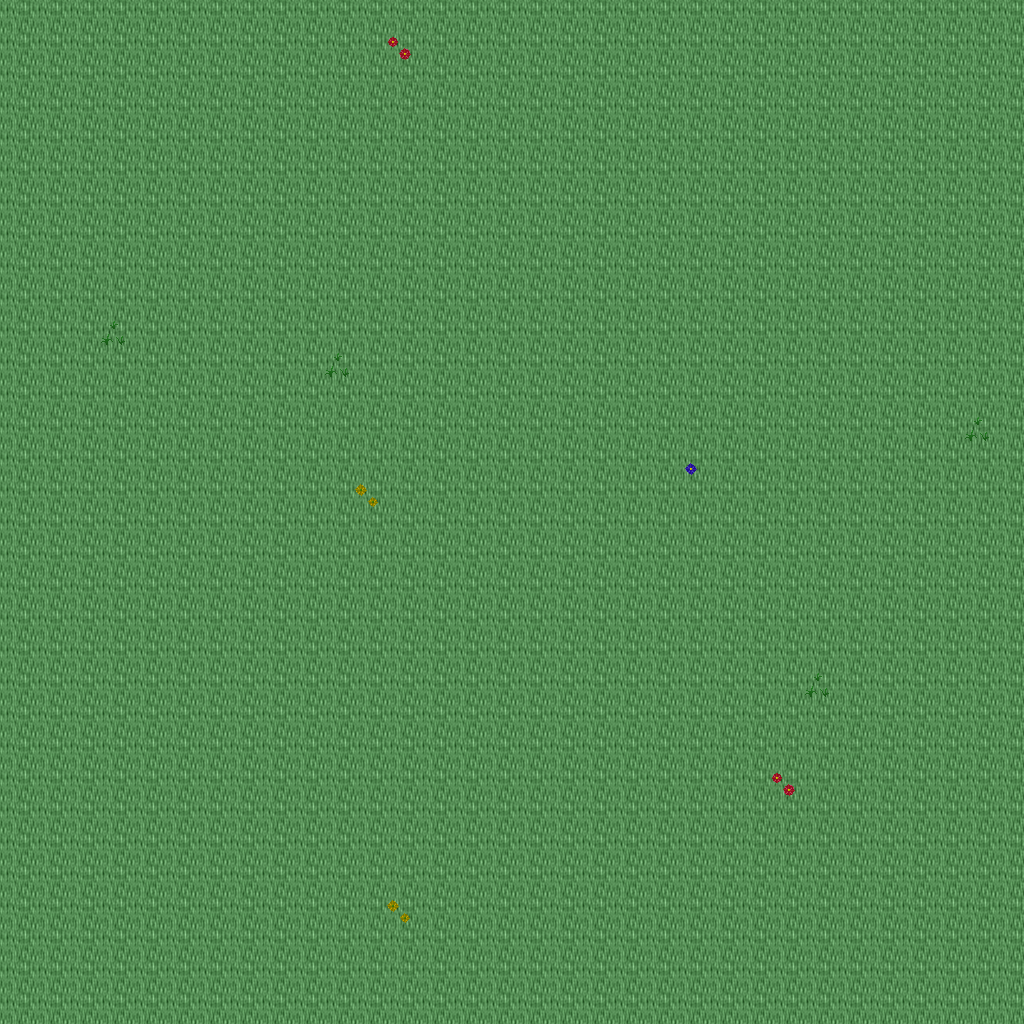

Tiled map render using the project's own tile images. Description and the map definition, with tile-layer contents summarised, below:
An orthogonal 32x32 tile map with 32x32 px tiles, 5 tile layers (Ground, Objects, Objects2, Above, ...), 1 hidden layer not drawn, 37 tilesets.

<map version="1.10" tiledversion="1.11.0" orientation="orthogonal" renderorder="right-down" width="32" height="32" tilewidth="32" tileheight="32" infinite="0" nextlayerid="11" nextobjectid="1">
 <tileset firstgid="1" name="ground_ground" tilewidth="32" tileheight="32" tilecount="33" columns="3">
  <image source="../drawable/ground_ground.png" width="96" height="352" />
 </tileset>
 <tileset firstgid="34" name="ground_ridge_earth_dark" tilewidth="32" tileheight="32" tilecount="96" columns="12">
  <image source="../drawable/ground_ridge_earth_dark.png" width="384" height="256" />
 </tileset>
 <tileset firstgid="130" name="ground_ridge_earth_pale" tilewidth="32" tileheight="32" tilecount="96" columns="12">
  <image source="../drawable/ground_ridge_earth_pale.png" width="384" height="256" />
 </tileset>
 <tileset firstgid="226" name="ground_earth_edges" tilewidth="32" tileheight="32" tilecount="18" columns="6">
  <image source="../drawable/ground_earth_edges.png" width="192" height="96" />
 </tileset>
 <tileset firstgid="244" name="ground_rock_pebbles" tilewidth="32" tileheight="32" tilecount="3" columns="1">
  <image source="../drawable/ground_rock_pebbles.png" width="32" height="96" />
 </tileset>
 <tileset firstgid="247" name="plant_grasses" tilewidth="32" tileheight="32" tilecount="6" columns="3">
  <image source="../drawable/plant_grasses.png" width="96" height="64" />
 </tileset>
 <tileset firstgid="253" name="plant_flower_daisy_yellow" tilewidth="32" tileheight="32" tilecount="8" columns="2">
  <image source="../drawable/plant_flower_daisy_yellow.png" width="64" height="128" />
 </tileset>
 <tileset firstgid="261" name="plant_bush_bushes" tilewidth="32" tileheight="32" tilecount="10" columns="5">
  <image source="../drawable/plant_bush_bushes.png" width="160" height="64" />
 </tileset>
 <tileset firstgid="271" name="plant_flower_daisy_red" tilewidth="32" tileheight="32" tilecount="8" columns="2">
  <image source="../drawable/plant_flower_daisy_red.png" width="64" height="128" />
 </tileset>
 <tileset firstgid="279" name="plant_tree_tree_darkgreen" tilewidth="32" tileheight="32" tilecount="88" columns="8">
  <image source="../drawable/plant_tree_tree_darkgreen.png" width="256" height="352" />
 </tileset>
 <tileset firstgid="367" name="plant_flower_daisy_blue" tilewidth="32" tileheight="32" tilecount="8" columns="2">
  <image source="../drawable/plant_flower_daisy_blue.png" width="64" height="128" />
 </tileset>
 <tileset firstgid="375" name="item_corpse_skull_pale" tilewidth="32" tileheight="32" tilecount="2" columns="2">
  <image source="../drawable/item_corpse_skull_pale.png" width="64" height="32" />
 </tileset>
 <tileset firstgid="377" name="plant_vine" tilewidth="32" tileheight="32" tilecount="3" columns="1">
  <image source="../drawable/plant_vine.png" width="32" height="96" />
 </tileset>
 <tileset firstgid="380" name="plant_flower_daisy_white" tilewidth="32" tileheight="32" tilecount="8" columns="2">
  <image source="../drawable/plant_flower_daisy_white.png" width="64" height="128" />
 </tileset>
 <tileset firstgid="388" name="item_corpse_huge_animal" tilewidth="32" tileheight="32" tilecount="16" columns="2">
  <image source="../drawable/item_corpse_huge_animal.png" width="64" height="256" />
 </tileset>
 <tileset firstgid="404" name="building_fence_fence_chunky" tilewidth="32" tileheight="32" tilecount="21" columns="3">
  <image source="../drawable/building_fence_fence_chunky.png" width="96" height="224" />
 </tileset>
 <tileset firstgid="425" name="ground_eye" tilewidth="32" tileheight="32" tilecount="9" columns="3">
  <image source="../drawable/ground_eye.png" width="96" height="96" />
 </tileset>
 <tileset firstgid="434" name="logic_creature_gnome" tilewidth="32" tileheight="32" tilecount="6" columns="6">
  <image source="../drawable/logic_creature_gnome.png" width="192" height="32" />
 </tileset>
 <tileset firstgid="440" name="logic_creature_animal" tilewidth="32" tileheight="32" tilecount="32" columns="8">
  <image source="../drawable/logic_creature_animal.png" width="256" height="128" />
 </tileset>
 <tileset firstgid="472" name="logic_collision" tilewidth="32" tileheight="32" tilecount="1" columns="1">
  <image source="../drawable/logic_collision.png" width="32" height="32" />
 </tileset>
 <tileset firstgid="473" name="plant_tree_taller_trees" tilewidth="32" tileheight="32" tilecount="32" columns="8">
  <image source="../drawable/plant_tree_taller_trees.png" width="256" height="128" />
 </tileset>
 <tileset firstgid="505" name="plant_tree_spruce" tilewidth="32" tileheight="32" tilecount="6" columns="2">
  <image source="../drawable/plant_tree_spruce.png" width="64" height="96" />
 </tileset>
 <tileset firstgid="511" name="ground_blue_paving" tilewidth="32" tileheight="32" tilecount="2" columns="1">
  <image source="../drawable/ground_blue_paving.png" width="32" height="64" />
 </tileset>
 <tileset firstgid="513" name="ground_grass_edges" tilewidth="32" tileheight="32" tilecount="36" columns="12">
  <image source="../drawable/ground_grass_edges.png" width="384" height="96" />
 </tileset>
 <tileset firstgid="549" name="ground_grass_corners" tilewidth="32" tileheight="32" tilecount="24" columns="6">
  <image source="../drawable/ground_grass_corners.png" width="192" height="128" />
 </tileset>
 <tileset firstgid="573" name="logic_item_fruits" tilewidth="32" tileheight="32" tilecount="16" columns="8">
  <image source="../drawable/logic_item_fruits.png" width="256" height="64" />
 </tileset>
 <tileset firstgid="589" name="building_house_pink_blue" tilewidth="32" tileheight="32" tilecount="99" columns="11">
  <image source="../drawable/building_house_pink_blue.png" width="352" height="288" />
 </tileset>
 <tileset firstgid="688" name="building_fence_stone_fence_white" tilewidth="32" tileheight="32" tilecount="9" columns="3">
  <image source="../drawable/building_fence_stone_fence_white.png" width="96" height="96" />
 </tileset>
 <tileset firstgid="697" name="plant_tree_pine_tree" tilewidth="32" tileheight="32" tilecount="20" columns="4">
  <image source="../drawable/plant_tree_pine_tree.png" width="128" height="160" />
 </tileset>
 <tileset firstgid="717" name="furniture_chair_bench_wooden" tilewidth="32" tileheight="32" tilecount="8" columns="2">
  <image source="../drawable/furniture_chair_bench_wooden.png" width="64" height="128" />
 </tileset>
 <tileset firstgid="725" name="item_postbox" tilewidth="32" tileheight="32" tilecount="4" columns="2">
  <image source="../drawable/item_postbox.png" width="64" height="64" />
 </tileset>
 <tileset firstgid="729" name="logic_portal" tilewidth="32" tileheight="32" tilecount="24" columns="8">
  <image source="../drawable/logic_portal.png" width="256" height="96" />
 </tileset>
 <tileset firstgid="753" name="furniture_light_lamp_blue" tilewidth="32" tileheight="32" tilecount="3" columns="1">
  <image source="../drawable/furniture_light_lamp_blue.png" width="32" height="96" />
 </tileset>
 <tileset firstgid="756" name="light_dim_light_7x5" tilewidth="32" tileheight="32" tilecount="35" columns="7">
  <image source="../drawable/light_dim_light_7x5.png" width="224" height="160" />
 </tileset>
 <tileset firstgid="791" name="light_light_5x5" tilewidth="32" tileheight="32" tilecount="25" columns="5">
  <image source="../drawable/light_light_5x5.png" width="160" height="160" />
 </tileset>
 <tileset firstgid="816" name="logic_creature_reptile" tilewidth="32" tileheight="32" tilecount="7" columns="7">
  <image source="../drawable/logic_creature_reptile.png" width="224" height="32" />
 </tileset>
 <tileset firstgid="823" name="plant_bushes_and_trees" tilewidth="32" tileheight="32" tilecount="144" columns="16">
  <image source="../drawable/plant_bushes_and_trees.png" width="512" height="289" />
 </tileset>
 <layer id="1" name="Ground" width="32" height="32">
  <data>[1024 cells, 1024 non-empty, 1 distinct tile ids]</data>
 </layer>
 <layer id="2" name="Objects" width="32" height="32">
  <data>[1024 cells, 0 non-empty, 0 distinct tile ids]</data>
 </layer>
 <layer id="3" name="Objects2" width="32" height="32">
  <data>[1024 cells, 9 non-empty, 4 distinct tile ids]</data>
 </layer>
 <layer id="4" name="Above" width="32" height="32">
  <data>[1024 cells, 0 non-empty, 0 distinct tile ids]</data>
 </layer>
 <layer id="5" name="Above2" width="32" height="32">
  <data>[1024 cells, 0 non-empty, 0 distinct tile ids]</data>
 </layer>
 <layer id="6" name="Walkable" width="32" height="32" visible="0">
  <data>[1024 cells, 0 non-empty, 0 distinct tile ids]</data>
 </layer>
 <objectgroup id="7" name="Mapevents" />
 <objectgroup id="8" name="Spawn" />
 <objectgroup id="9" name="Keys" />
 <objectgroup id="10" name="Replace" />
</map>
